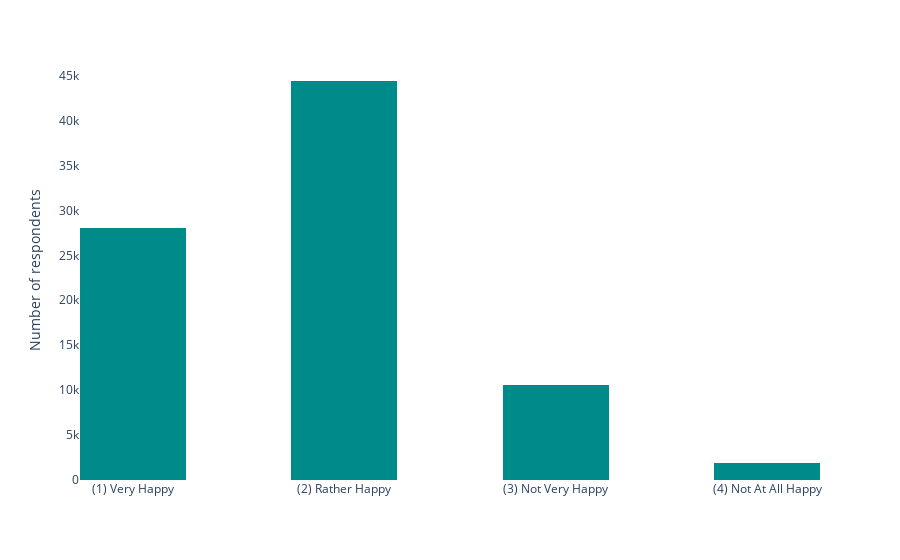

Source (notebook cell):
### Code cell
import plotly.express as px

fig = px.histogram(wvs_w6,
                   x = 'v10',
                   nbins = 10,
                   color_discrete_sequence=['darkcyan']
                   # marginal="box" # or violin, rug
                   # bhover_data=df.columns
                  )

fig.update_layout(
    {'plot_bgcolor': 'rgba(0, 0, 0, 0)'},
    xaxis = dict(
        tickmode = 'array', 
        tickvals = [1, 2, 3, 4], 
        ticktext = ['(1) Very Happy', '(2) Rather Happy', '(3) Not Very Happy', '(4) Not At All Happy']),
    xaxis_title = ' ',
    yaxis_title = 'Number of respondents',
    #title_text = 'Survey Question V10 - "Taking all things together, would you say you are:"',
    #title_x = 0.05
)

fig.update(layout = dict(title = dict(x = 0.05)))

fig.show()

### Figure 1 — Plotly figure (JSON) as saved in the notebook; plotly's stock layout.template omitted (floating-point values rounded to 4 significant figures; data arrays with more than 128 entries replaced by an {"elided": "..."} marker saying what was removed)
{"data": [{"alignmentgroup": "True", "bingroup": "x", "hovertemplate": "v10=%{x}<br>count=%{y}<extra></extra>", "legendgroup": "", "marker": {"color": "darkcyan"}, "name": "", "nbinsx": 10, "offsetgroup": "", "orientation": "v", "showlegend": false, "type": "histogram", "x": {"elided": "84868 int values"}, "xaxis": "x", "yaxis": "y"}], "layout": {"barmode": "relative", "legend": {"tracegroupgap": 0}, "margin": {"t": 60}, "plot_bgcolor": "rgba(0, 0, 0, 0)", "title": {"x": 0.05}, "xaxis": {"anchor": "y", "domain": [0, 1], "tickmode": "array", "ticktext": ["(1) Very Happy", "(2) Rather Happy", "(3) Not Very Happy", "(4) Not At All Happy"], "tickvals": [1, 2, 3, 4], "title": {"text": " "}}, "yaxis": {"anchor": "x", "domain": [0, 1], "title": {"text": "Number of respondents"}}}}
